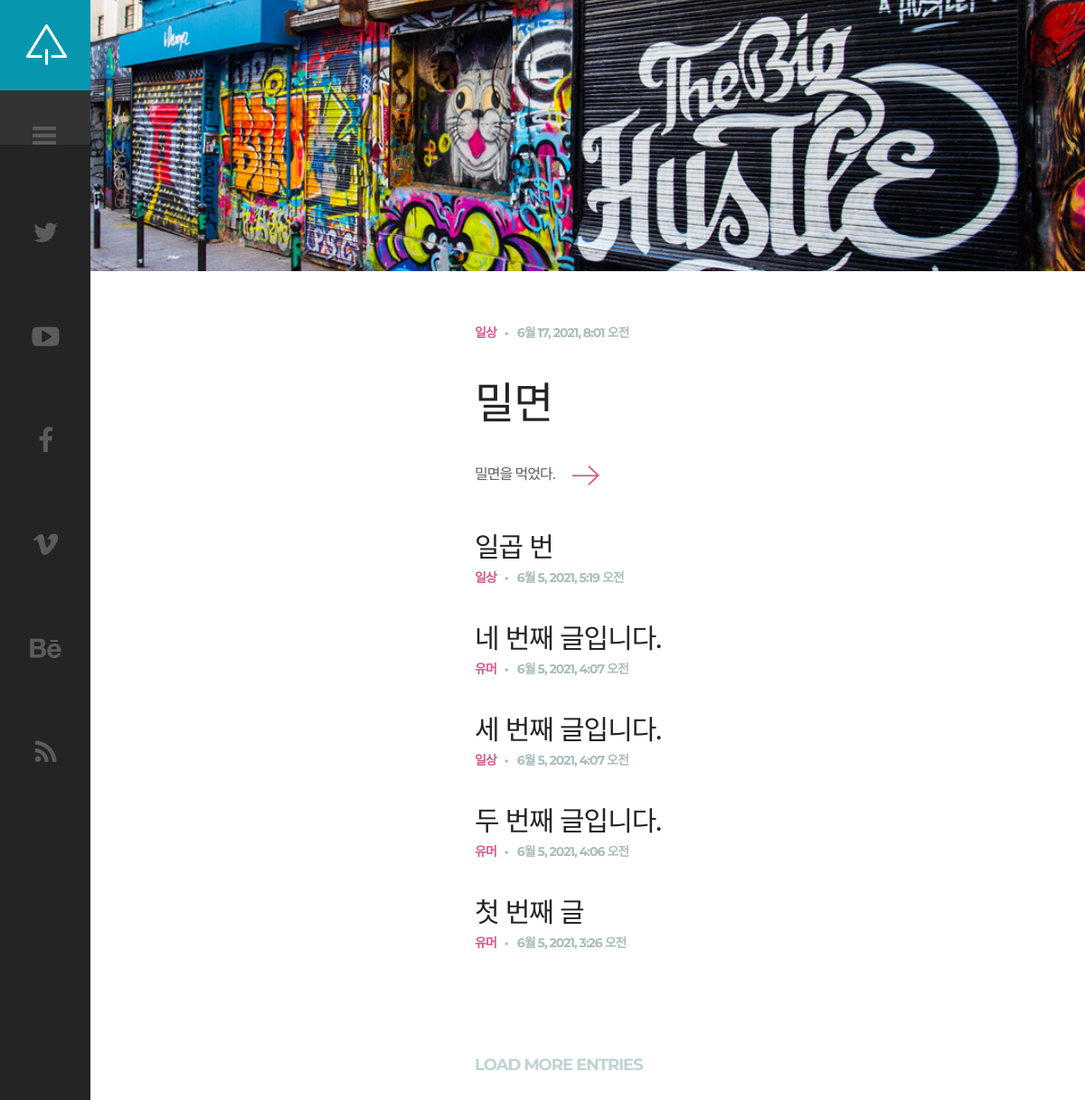
Screenshot of /blog/ with the database file from the repository.
### blog/models.py (models this page shows, shortened)
class Category(models.Model):
    name = models.CharField(max_length=50, help_text="블로그 글의 분류를 입력하세요.(ex:일상)")
    def __str__(self):
        return self.name

class Post(models.Model):
    title = models.CharField(max_length=200)
    title_image = models.ImageField(blank=True)
    content = models.TextField()
    createDate = models.DateTimeField(auto_now_add=True)
    updateDate = models.DateTimeField(auto_now_add=True)
    category = models.ManyToManyField(Category, help_text="글의 분류를 설정하세요.")
    def get_absolute_url(self):
        return reverse("post", args=[str(self.id)])
    def is_content_more300(self):
        return len(self.content) > 300

### blog/views.py (the view)
# urls.py: path("", views.index, name="index"),
def index(req):
    Post_latest = Post.objects.order_by("-createDate")[:6]
    context = {
        "post_latest": Post_latest
    }
    return render(req, "index.html", context=context)

### blog/templates/index.html (shortened to what this page needs)
{% extends "base_generic.html" %}
{% block content %}
{% load static %}
        <div id="content" class="site-content">
            <div id="blog-wrapper">
                <div class="blog-holder center-relative">
                    {% for post in post_latest %}
                        {% if forloop.first %}
                        <article id="post-1" class="blog-item-holder featured-post">
                            <div class="entry-content relative">
                                <div class="content-1170 center-relative">
                                    <div class="cat-links">
                                        <ul>
                                            <li>
                                                <a href="#">
                                                    {% for C in post.category.all %}
                                                        {{ C }}
                                                    {% endfor %}
                                                </a>
                                            </li>
                                        </ul>
                                    </div>
                                    <div class="entry-date published">{{ post.createDate }}</div>
                                    <h2 class="entry-title">
                                        <a href="{{ post.get_absolute_url }}">{{ post.title }}</a>
                                    </h2>
                                    <div class="excerpt">
                                        {% if post.is_content_more300 %}
                                            {{ post.get_content_under300 }}
                                        {% else %}
                                            {{ post.content }}
                                        {% endif %}
                                        <a class="read-more" href="{{ post.get_absolute_url }}"></a>
                                    </div>
                                </div>
                            </div>
                        </article>
                        {% else %}
                        <article id="post-{{ forloop.counter }} " class="blog-item-holder">
                            <div class="entry-content relative">
                                <div class="content-1170 center-relative">
                                    <h2 class="entry-title">
                                        <a href="{{ post.get_absolute_url }}">{{ post.title }}</a>
                                    </h2>
                                    <div class="cat-links">
                                        <ul>
                                            <li>
                                                <a href="#">
                                                {% for C in post.category.all %}
                                                {{ C }}
                                                {% endfor %}
                                                </a>
                                            </li>
                                        </ul>
                                    </div>
                                    <div class="entry-date published">{{ post.createDate }}</div>
                                </div>
                            </div>
                        </article>
                        {% endif %}
                    {% endfor %}
                </div>
                <div class="block load-more-holder">LOAD MORE ENTRIES</div>
            </div>
            <div class="featured-image-holder">
                <div class="featured-post-image" style="background-image: url({% static 'demo-images/street.jpg' %}"></div>
            </div>
        </div>
{%  endblock %}

### blog/templates/base_generic.html (shortened to what this page needs)
<!DOCTYPE HTML>
<html lang="en-US">
    <head>
        {% load static %}
        <link href="https://cdn.jsdelivr.net/npm/bootstrap@5.0.1/dist/css/bootstrap.min.css" rel="stylesheet">
        <link rel="stylesheet" type="text/css"  href='{% static "css/clear.css" %}' />
        <link rel="stylesheet" type="text/css"  href='{% static "css/common.css" %}' />
        <link rel="stylesheet" type="text/css"  href='{% static "css/font-awesome.min.css" %}' />
        <link rel="stylesheet" type="text/css"  href='{% static "css/carouFredSel.css" %}' />
        <link rel="stylesheet" type="text/css"  href='{% static "css/sm-clean.css" %}' />
        <link rel="stylesheet" type="text/css"  href='{% static "css/style.css" %}' />
    </head>
    <body class="home blog">
        <div id="sidebar" class="sidebar">
            <div class="menu-right-part">
                <div class="logo-holder">
                    <a href="{% url 'index' %}">
                        <img src="{% static 'images/logo.png' %}" alt="Suppablog WP">
                    </a>
                </div>
                <div class="toggle-holder">
                    <div id="toggle">
                        <div class="menu-line"></div>
                    </div>
                </div>
                <div class="social-holder">
                    <div class="social-list">
                        <a href="#"><i class="fa fa-twitter"></i></a>
                        <a href="#"><i class="fa fa-youtube-play"></i></a>
                        <a href="#"><i class="fa fa-facebook"></i></a>
                        <a href="#"><i class="fa fa-vimeo"></i></a>
                        <a href="#"><i class="fa fa-behance"></i></a>
                        <a href="#"><i class="fa fa-rss"></i></a>
                    </div>
                </div>
            </div>
        </div>
        {% block content %}
        {% endblock %}
    </body>
</html>

### static/css/clear.css (style rules this page uses)
html, body, div, span, object, iframe, h1, h2, h3, h4, h5, h6, p, blockquote, pre, abbr, address, cite, code, del, dfn, em, img, ins, kbd, q, samp, small, strong, sub, sup, var, b, i, ol, ul, li, fieldset, form, label, legend, table, caption, tbody, tfoot, thead, tr, th, td, article, aside, canvas, details, figcaption, figure, footer, header, hgroup, menu, nav, section, summary, time, mark, audio, video { margin:0; padding:0; border:0; outline: none; font-size:100%; vertical-align:baseline; background:transparent; }
body { line-height:1; }
article,aside,details,figcaption,figure, footer,header,hgroup,menu,nav,section { display:block; }
nav ul,ul,ol { list-style:none; }
a { margin:0; padding:0; font-size:100%; outline: none; vertical-align:baseline; background:transparent; }

### static/css/common.css (style rules this page uses)
.block { display: block; }
.center-relative { margin-left: auto; margin-right: auto; }
.relative { position: relative; }
h1,h2,h3,h4,h5,h6 { padding: 20px 0; }
h2 { font-size: 34px; line-height: 34px; }

### rows the page displays
Post: createDate "6월 17, 2021, 8:01 오전", title "밀면", content "밀면을 먹었다."
Category: name "일상"
Post: title "일곱 번", createDate "6월 5, 2021, 5:19 오전"
Post: title "네 번째 글입니다.", createDate "6월 5, 2021, 4:07 오전"
Category: name "유머"
Post: title "세 번째 글입니다.", createDate "6월 5, 2021, 4:07 오전"
Post: title "두 번째 글입니다.", createDate "6월 5, 2021, 4:06 오전"
Post: title "첫 번째 글", createDate "6월 5, 2021, 3:26 오전"
